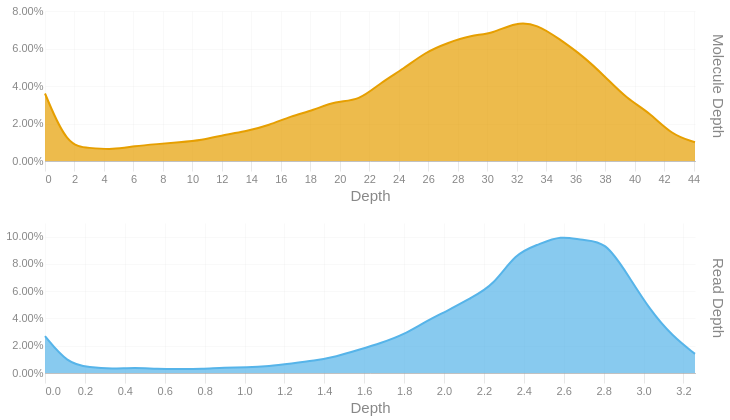

Notebook cell for this chart:
### Code cell
readdep = depth_hist(tb['Read Depth'], q99, 3)
readdep = readdep.with_columns(pl.lit('Read Depth').alias('Metric'))
if not SKIPLR:
    moldep = depth_hist(tb['Molecule Depth'], mol_q99, 1)
    moldep = moldep.with_columns(pl.lit('Molecule Depth').alias('Metric'))
    _hist = pl.concat([readdep, moldep])
    _hist = _hist.filter(pl.col('Proportion') != 0)
    with SafeRender(_hist):
        (
            alt.Chart(_hist)        
            .mark_area(interpolate = "basis")
            .encode(
                x=alt.X('Bin:Q').scale(domainMin=0).axis(alt.Axis(title='Depth')),
                y = alt.Y('Proportion:Q', title = None).axis(format = '.2%'),
                color = alt.Color('Metric:N').legend(None),
                row = alt.Row("Metric:N").header(title = None, labelOrient = 'right'),
                tooltip = [
                    alt.Tooltip("Metric:N", title = "Metric"),
                    alt.Tooltip('Interval:N', title = "Depth Interval"),
                    alt.Tooltip('Proportion:Q', title = "% Alignments").format('.2%')
                ]
            )
            .resolve_scale(x='independent', y='independent')
            .properties(
                height = 150, width = 650,
                usermeta={'embedOptions': {'downloadFileName': f'{samplename}.depth.hist'}}
            )
        ).display()
else:
    readdep = readdep.filter(pl.col('Proportion') != 0)
    with SafeRender(readdep):
        (
            alt.Chart(readdep)        
            .mark_area(interpolate = "basis")
            .encode(
                x=alt.X('Bin:Q').scale(domainMin=0).axis(alt.Axis(title='Depth')),
                y = alt.Y('Proportion:Q', title = None).axis(format = '.2%'),
                tooltip = [
                    alt.Tooltip('Interval:N', title = "Depth Interval"),
                    alt.Tooltip('Proportion:Q', title = "% Alignments").format('.2%')
                ]
            )
            .properties(
                usermeta={'embedOptions': {'downloadFileName': f'{samplename}.depth.hist'}}
            )
        ).display()

### Figure 1 — Vega-Lite specification as saved in the notebook (floating-point values rounded to 4 significant figures)
{"width": 650, "height": 150, "config": {"title": {"anchor": "start", "dy": -15, "fontSize": 18, "color": "#888888", "subtitleColor": "#888888", "subtitleFontSize": 14}, "arc": {"fill": "#0072B2"}, "axis": {"domainColor": "#888888", "domainWidth": 0.5, "gridWidth": 0.2, "grid": false, "titleFontWeight": 400, "titleFontSize": 15, "labelFontSize": 11, "labelColor": "#888888", "tickColor": "#888888", "tickWidth": 0.2, "titleColor": "#888888"}, "axisBand": {"grid": false}, "axisX": {"grid": true, "tickSize": 10, "domainCap": "round"}, "axisY": {"domain": false, "grid": true, "tickSize": 0, "domainCap": "round"}, "background": "transparent", "header": {"labelFontSize": 15, "labelColor": "#888888", "titleFontSize": 15, "titleFontWeight": 600, "titleColor": "#888888"}, "legend": {"labelFont": "sans-serif", "labelFontSize": 12, "labelColor": "#888888", "symbolSize": 100, "symbolType": "circle", "titleFontSize": 12, "titlePadding": 10, "titleColor": "#888888", "title": null}, "range": {"category": ["#E69F00", "#56B4E9", "#009E73", "#F0E442", "#0072B2", "#D55E00", "#CC79A7", "#000000"], "diverging": ["#cfe8f3", "#a2d4ec", "#73bfe2", "#46abdb", "#1696d2", "#12719e"]}, "area": {"fill": "#0072B2", "fillOpacity": 0.7, "line": true, "strokeOpacity": 0.7}, "line": {"color": "#0072B2", "stroke": "#0072B2", "strokeWidth": 2}, "trail": {"color": "#0072B2", "stroke": "#0072B2", "strokeWidth": 0, "size": 1}, "point": {"filled": true, "fillOpacity": 1.0, "size": 95}, "text": {"color": "#888888", "fontSize": 11, "align": "right", "fontWeight": 400, "size": 11}, "bar": {"fill": "#0072B2", "stroke": null}, "view": {"stroke": null, "continuousWidth": 660, "continuousHeight": 400}}, "data": {"name": "data-044182dd6546dcfb9e8b3cf3497f37dd"}, "mark": {"type": "area", "interpolate": "basis"}, "encoding": {"color": {"field": "Metric", "legend": null, "type": "nominal"}, "row": {"field": "Metric", "header": {"title": null, "labelOrient": "right"}, "type": "nominal"}, "tooltip": [{"field": "Metric", "title": "Metric", "type": "nominal"}, {"field": "Interval", "title": "Depth Interval", "type": "nominal"}, {"field": "Proportion", "format": ".2%", "title": "% Alignments", "type": "quantitative"}], "x": {"axis": {"title": "Depth"}, "field": "Bin", "scale": {"domainMin": 0}, "type": "quantitative"}, "y": {"axis": {"format": ".2%"}, "field": "Proportion", "title": null, "type": "quantitative"}}, "resolve": {"scale": {"x": "independent", "y": "independent"}}, "usermeta": {"embedOptions": {"downloadFileName": "S5_StJohns_3458.depth.hist"}}, "$schema": "https://vega.github.io/schema/vega-lite/v6.1.0.json", "datasets": {"data-044182dd6546dcfb9e8b3cf3497f37dd": [{"Bin": 0.0, "Interval": "0.0-0.112", "Proportion": 0.027, "Metric": "Read Depth"}, {"Bin": 0.112, "Interval": "0.112-0.225", "Proportion": 0.007, "Metric": "Read Depth"}, {"Bin": 0.225, "Interval": "0.225-0.337", "Proportion": 0.004, "Metric": "Read Depth"}, {"Bin": 0.337, "Interval": "0.337-0.449", "Proportion": 0.003, "Metric": "Read Depth"}, {"Bin": 0.449, "Interval": "0.449-0.562", "Proportion": 0.004, "Metric": "Read Depth"}, {"Bin": 0.562, "Interval": "0.562-0.674", "Proportion": 0.003, "Metric": "Read Depth"}, {"Bin": 0.674, "Interval": "0.674-0.786", "Proportion": 0.003, "Metric": "Read Depth"}, {"Bin": 0.786, "Interval": "0.786-0.899", "Proportion": 0.003, "Metric": "Read Depth"}, {"Bin": 0.899, "Interval": "0.899-1.011", "Proportion": 0.004, "Metric": "Read Depth"}, {"Bin": 1.011, "Interval": "1.011-1.123", "Proportion": 0.004, "Metric": "Read Depth"}, {"Bin": 1.123, "Interval": "1.123-1.236", "Proportion": 0.005, "Metric": "Read Depth"}, {"Bin": 1.236, "Interval": "1.236-1.348", "Proportion": 0.007, "Metric": "Read Depth"}, {"Bin": 1.348, "Interval": "1.348-1.46", "Proportion": 0.009, "Metric": "Read Depth"}, {"Bin": 1.46, "Interval": "1.46-1.573", "Proportion": 0.012, "Metric": "Read Depth"}, {"Bin": 1.573, "Interval": "1.573-1.685", "Proportion": 0.017, "Metric": "Read Depth"}, {"Bin": 1.685, "Interval": "1.685-1.797", "Proportion": 0.022, "Metric": "Read Depth"}, {"Bin": 1.797, "Interval": "1.797-1.91", "Proportion": 0.028, "Metric": "Read Depth"}, {"Bin": 1.91, "Interval": "1.91-2.022", "Proportion": 0.038, "Metric": "Read Depth"}, {"Bin": 2.022, "Interval": "2.022-2.134", "Proportion": 0.046, "Metric": "Read Depth"}, {"Bin": 2.134, "Interval": "2.134-2.247", "Proportion": 0.055, "Metric": "Read Depth"}, {"Bin": 2.247, "Interval": "2.247-2.359", "Proportion": 0.064, "Metric": "Read Depth"}, {"Bin": 2.359, "Interval": "2.359-2.471", "Proportion": 0.088, "Metric": "Read Depth"}, {"Bin": 2.471, "Interval": "2.471-2.584", "Proportion": 0.094, "Metric": "Read Depth"}, {"Bin": 2.584, "Interval": "2.584-2.696", "Proportion": 0.101, "Metric": "Read Depth"}, {"Bin": 2.696, "Interval": "2.696-2.808", "Proportion": 0.097, "Metric": "Read Depth"}, {"Bin": 2.808, "Interval": "2.808-2.921", "Proportion": 0.097, "Metric": "Read Depth"}, {"Bin": 2.921, "Interval": "2.921-3.033", "Proportion": 0.072, "Metric": "Read Depth"}, {"Bin": 3.033, "Interval": "3.033-3.145", "Proportion": 0.046, "Metric": "Read Depth"}, {"Bin": 3.145, "Interval": "3.145-3.258", "Proportion": 0.027, "Metric": "Read Depth"}, {"Bin": 3.258, "Interval": "3.258-3.37", "Proportion": 0.014, "Metric": "Read Depth"}, {"Bin": 0.0, "Interval": "0.0-1.5", "Proportion": 0.036, "Metric": "Molecule Depth"}, {"Bin": 1.5, "Interval": "1.5-3.0", "Proportion": 0.008, "Metric": "Molecule Depth"}, {"Bin": 3.0, "Interval": "3.0-4.6", "Proportion": 0.007, "Metric": "Molecule Depth"}, {"Bin": 4.6, "Interval": "4.6-6.1", "Proportion": 0.006, "Metric": "Molecule Depth"}, {"Bin": 6.1, "Interval": "6.1-7.6", "Proportion": 0.008, "Metric": "Molecule Depth"}, {"Bin": 7.6, "Interval": "7.6-9.1", "Proportion": 0.009, "Metric": "Molecule Depth"}, {"Bin": 9.1, "Interval": "9.1-10.6", "Proportion": 0.01, "Metric": "Molecule Depth"}, {"Bin": 10.6, "Interval": "10.6-12.2", "Proportion": 0.011, "Metric": "Molecule Depth"}, {"Bin": 12.2, "Interval": "12.2-13.7", "Proportion": 0.014, "Metric": "Molecule Depth"}, {"Bin": 13.7, "Interval": "13.7-15.2", "Proportion": 0.016, "Metric": "Molecule Depth"}, {"Bin": 15.2, "Interval": "15.2-16.7", "Proportion": 0.019, "Metric": "Molecule Depth"}, {"Bin": 16.7, "Interval": "16.7-18.2", "Proportion": 0.024, "Metric": "Molecule Depth"}, {"Bin": 18.2, "Interval": "18.2-19.7", "Proportion": 0.027, "Metric": "Molecule Depth"}, {"Bin": 19.7, "Interval": "19.7-21.3", "Proportion": 0.032, "Metric": "Molecule Depth"}, {"Bin": 21.3, "Interval": "21.3-22.8", "Proportion": 0.032, "Metric": "Molecule Depth"}, {"Bin": 22.8, "Interval": "22.8-24.3", "Proportion": 0.042, "Metric": "Molecule Depth"}, {"Bin": 24.3, "Interval": "24.3-25.8", "Proportion": 0.049, "Metric": "Molecule Depth"}, {"Bin": 25.8, "Interval": "25.8-27.3", "Proportion": 0.058, "Metric": "Molecule Depth"}, {"Bin": 27.3, "Interval": "27.3-28.9", "Proportion": 0.063, "Metric": "Molecule Depth"}, {"Bin": 28.9, "Interval": "28.9-30.4", "Proportion": 0.067, "Metric": "Molecule Depth"}, {"Bin": 30.4, "Interval": "30.4-31.9", "Proportion": 0.068, "Metric": "Molecule Depth"}, {"Bin": 31.9, "Interval": "31.9-33.4", "Proportion": 0.074, "Metric": "Molecule Depth"}, {"Bin": 33.4, "Interval": "33.4-34.9", "Proportion": 0.073, "Metric": "Molecule Depth"}, {"Bin": 34.9, "Interval": "34.9-36.5", "Proportion": 0.065, "Metric": "Molecule Depth"}, {"Bin": 36.5, "Interval": "36.5-38.0", "Proportion": 0.056, "Metric": "Molecule Depth"}, {"Bin": 38.0, "Interval": "38.0-39.5", "Proportion": 0.045, "Metric": "Molecule Depth"}, {"Bin": 39.5, "Interval": "39.5-41.0", "Proportion": 0.033, "Metric": "Molecule Depth"}, {"Bin": 41.0, "Interval": "41.0-42.5", "Proportion": 0.026, "Metric": "Molecule Depth"}, {"Bin": 42.5, "Interval": "42.5-44.1", "Proportion": 0.014, "Metric": "Molecule Depth"}, {"Bin": 44.1, "Interval": "44.1-45.57", "Proportion": 0.01, "Metric": "Molecule Depth"}]}}
